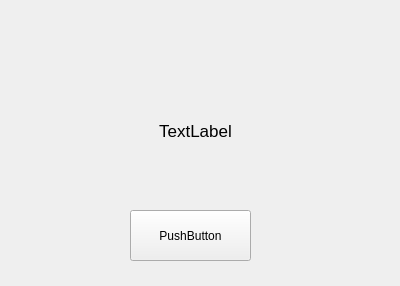
<?xml version="1.0" encoding="UTF-8"?>
<ui version="4.0">
 <class>Form</class>
 <widget class="QWidget" name="Form">
  <property name="geometry">
   <rect>
    <x>0</x>
    <y>0</y>
    <width>400</width>
    <height>286</height>
   </rect>
  </property>
  <property name="windowTitle">
   <string>Form</string>
  </property>
  <widget class="QPushButton" name="pushButton">
   <property name="geometry">
    <rect>
     <x>130</x>
     <y>210</y>
     <width>121</width>
     <height>51</height>
    </rect>
   </property>
   <property name="text">
    <string>PushButton</string>
   </property>
  </widget>
  <widget class="QLabel" name="label">
   <property name="geometry">
    <rect>
     <x>130</x>
     <y>100</y>
     <width>131</width>
     <height>61</height>
    </rect>
   </property>
   <property name="font">
    <font>
     <pointsize>13</pointsize>
    </font>
   </property>
   <property name="text">
    <string>TextLabel</string>
   </property>
   <property name="alignment">
    <set>Qt::AlignCenter</set>
   </property>
  </widget>
 </widget>
 <resources/>
 <connections/>
</ui>
